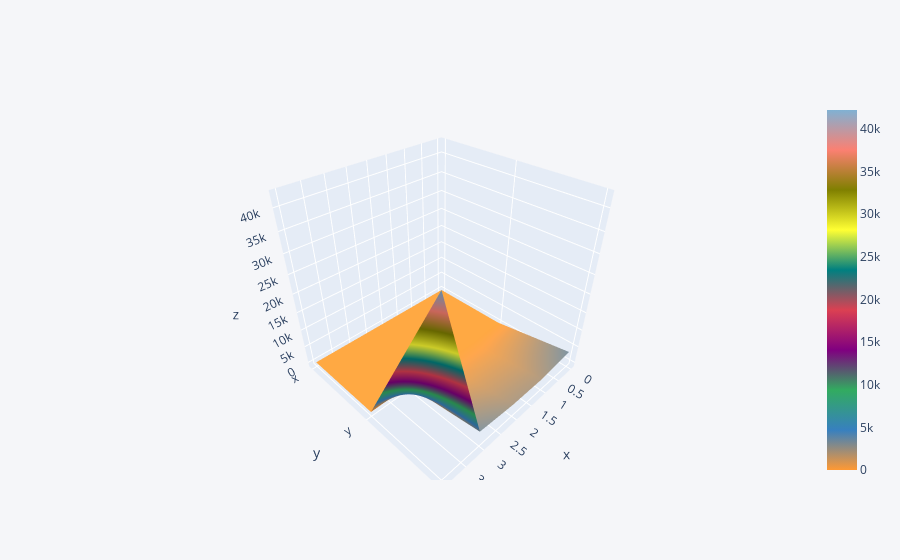

Notebook code for this chart:
### Code cell
df3.iplot(kind='surface')

### Figure 1 — Plotly figure (JSON) as saved in the notebook; plotly's stock layout.template omitted (floating-point values rounded to 4 significant figures)
{"data": [{"colorscale": [[0, "rgb(255, 153, 51)"], [0.1111, "rgb(55, 128, 191)"], [0.2222, "rgb(50, 171, 96)"], [0.3333, "rgb(128, 0, 128)"], [0.4444, "rgb(219, 64, 82)"], [0.5556, "rgb(0, 128, 128)"], [0.6667, "rgb(255, 255, 51)"], [0.7778, "rgb(128, 128, 0)"], [0.8889, "rgb(251, 128, 114)"], [1, "rgb(128, 177, 211)"]], "type": "surface", "x": [0, 1, 2, 3, 4], "y": ["x", "y", "z"], "z": [[1, 2, 3, 4, 5], [10, 20, 30, 30, 40], [3330, 2200, 2300, 3200, 42200]]}], "layout": {"legend": {"bgcolor": "#F5F6F9", "font": {"color": "#4D5663"}}, "paper_bgcolor": "#F5F6F9", "plot_bgcolor": "#F5F6F9", "title": {"font": {"color": "#4D5663"}}, "xaxis": {"gridcolor": "#E1E5ED", "showgrid": true, "tickfont": {"color": "#4D5663"}, "title": {"font": {"color": "#4D5663"}, "text": ""}, "zerolinecolor": "#E1E5ED"}, "yaxis": {"gridcolor": "#E1E5ED", "showgrid": true, "tickfont": {"color": "#4D5663"}, "title": {"font": {"color": "#4D5663"}, "text": ""}, "zerolinecolor": "#E1E5ED"}}}
